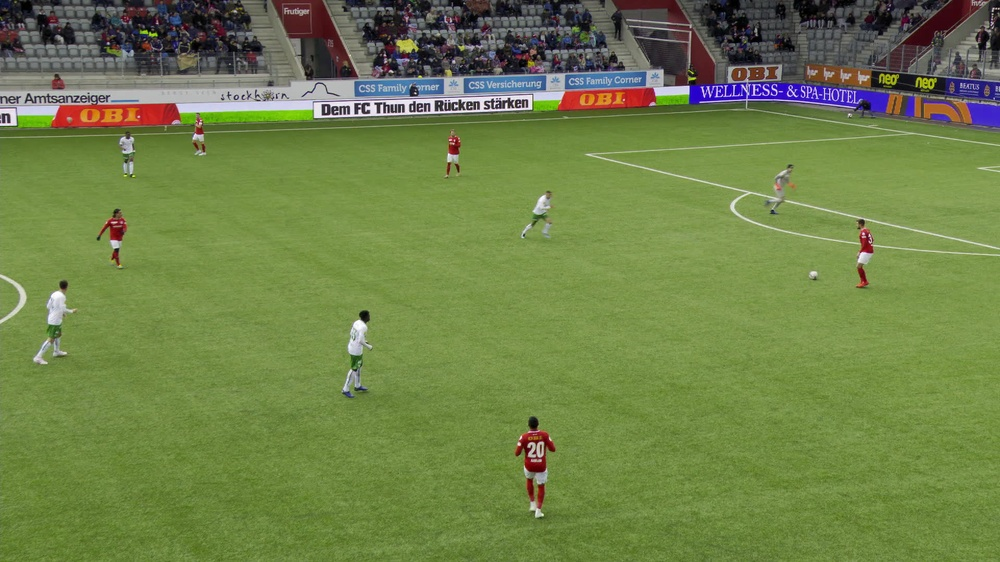
#> input picture ByteTrack/datasets/SNMOT-118/img1/000005.jpg, 1000 x 562 px, shrunk from 1920 x 1080 before the run
$ python -i find_line.py   (imports and definitions only)
#> lines starting #> are read from the running program, lines starting #| are printed output that depends on the picture; after the words box and inside, x2 and y2 are one past the last pixel; in counts of white or black regions, pixels touching at a corner belong together
#> further down, picture is the input picture: shape (562, 1000, 3); mean B, G, R 72.6, 129.1, 111.2
import cv2
import numpy as np
# from shaply.geometry import Point  이거 왜 import 안되노
import matplotlib.pyplot as plt


def return_green_area(src_img): # image green 제외하고 black으로 mask

    hsv_img = cv2.cvtColor(src_img, cv2.COLOR_BGR2HSV)
#> hsv_img: shape (562, 1000, 3); mean H, S, V 51, 119.4, 133.8
    hsv_mask = cv2.inRange(hsv_img, (40, 80, 80), (80, 255, 255))    # bound 수정 가능
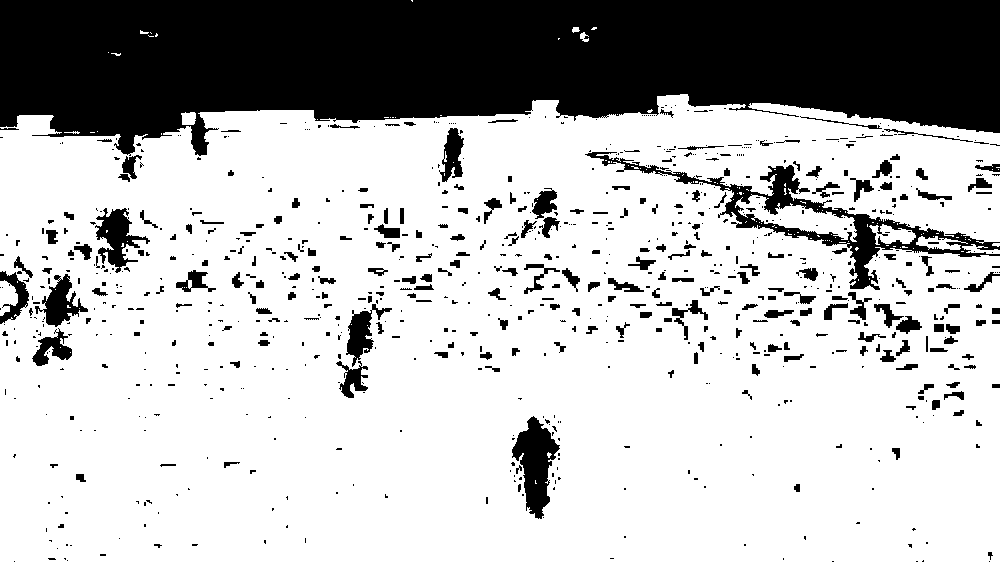
#> hsv_mask: shape (562, 1000); 72.8% white; 850 black regions (584 under 20 px), largest, box (x1, y1, x2, y2) and area: (0, 0, 1000, 156) 117725, (585, 152, 1000, 290) 6784, (512, 416, 560, 519) 2534
    ret_img = cv2.bitwise_and(src_img, src_img, mask=hsv_mask)
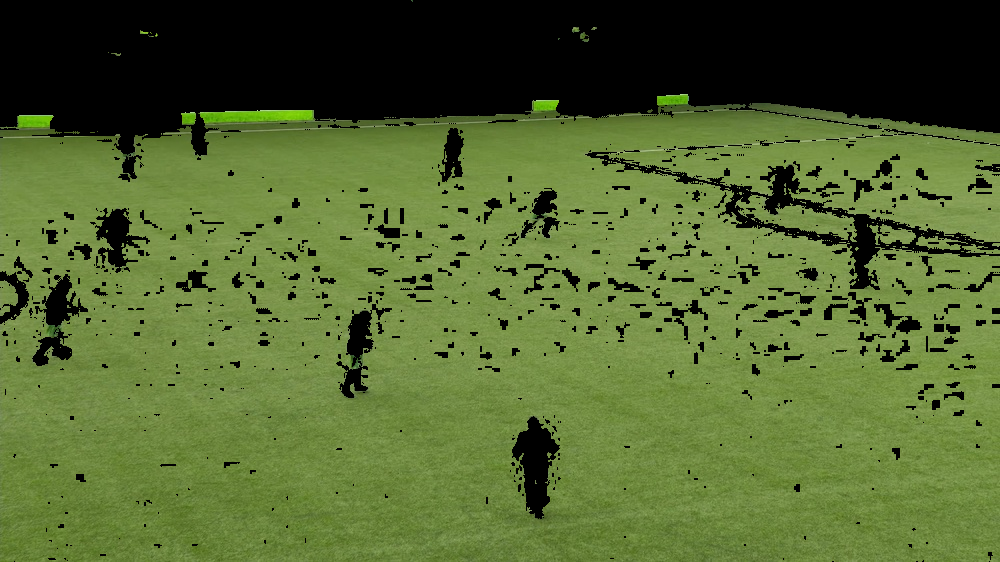
#> ret_img: shape (562, 1000, 3); mean B, G, R 48.6, 102.6, 83.6

    return ret_img

def return_k_means(src_img, k): # k개의 색으로 그림화

    t_img = src_img.reshape((-1, 3)).astype(np.float32)
    criteria = (cv2.TERM_CRITERIA_MAX_ITER + cv2.TERM_CRITERIA_EPS, 10, 0.1)

    ret,label,center = cv2.kmeans(t_img, k, None, criteria, 10, cv2.KMEANS_RANDOM_CENTERS)

    center = np.uint8(center)
    res = center[label.flatten()]
    res = res.reshape((src_img.shape))

    return res

def black_to_green(src_img):

    hsv_img = cv2.cvtColor(src_img, cv2.COLOR_BGR2HSV)
    # 미완


# [1 line not run here, left out]

# [10 lines of commented-out code are left out]

# [1 line that did not run here, left out]
# [1 line that did not run here, left out]
# [1 line that did not run here, left out]
# [1 line that did not run here, left out]
# [5 lines of commented-out code are left out]

# [1 line that did not run here, left out]
# [1 line that did not run here, left out]
# [2 lines not run here, left out]

# [1 line that did not run here, left out]
# [1 line that did not run here, left out]

# [1 line that did not run here, left out]
# [1 line not run here, left out]

# [1 line that did not run here, left out]

# 이진화 이미지 보기
# plt.imshow(thr)
# plt.show()

# [1 line that did not run here, left out]

# canny 보기
# [2 lines not run here, left out]

# [1 line that did not run here, left out]

# [19 lines not run here, left out]

>>> import cv2
>>> picture = cv2.imread('../ByteTrack/datasets/SNMOT-118/img1/000005.jpg')
>>> result = return_green_area(picture)

$ run again, on ByteTrack/datasets/SNMOT-118/img1/000031.jpg
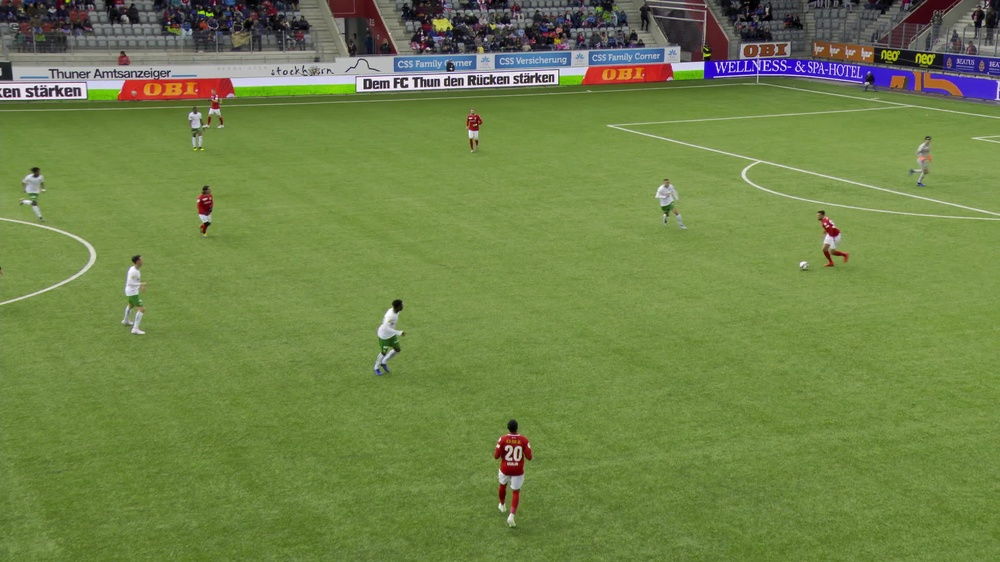
#> input picture ByteTrack/datasets/SNMOT-118/img1/000031.jpg, 1000 x 562 px, shrunk from 1920 x 1080 before the run
#> picture is the input picture: shape (562, 1000, 3); mean B, G, R 72.1, 131.1, 111.8
#> hsv_img: shape (562, 1000, 3); mean H, S, V 49.1, 122.5, 135.1
#> in return_green_area, `hsv_mask = cv2.inRange(hsv_img, (40, 80, 80), (80, 255, 255))`:
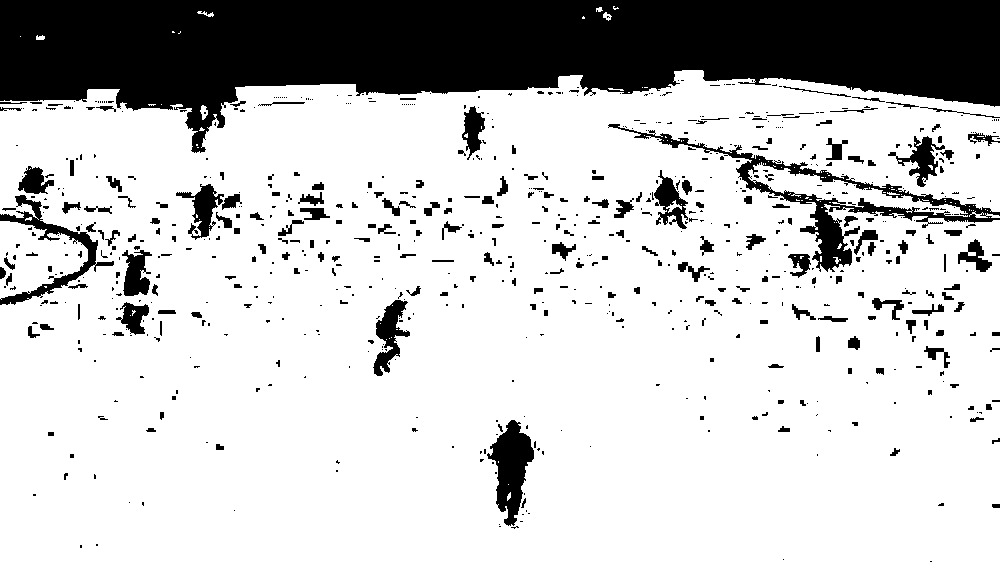
#> hsv_mask: shape (562, 1000); 77.8% white; 740 black regions (515 under 20 px), largest, box (x1, y1, x2, y2) and area: (0, 0, 1000, 153) 92252, (608, 124, 1000, 272) 5825, (487, 420, 534, 526) 2599
#> in return_green_area, `ret_img = cv2.bitwise_and(src_img, src_img, mask=hsv_mask)`:
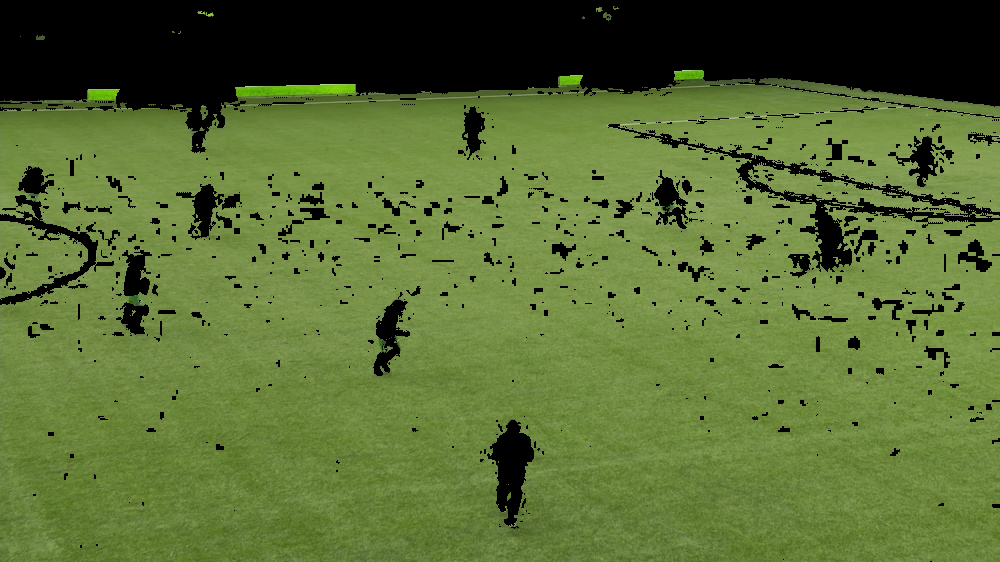
#> ret_img: shape (562, 1000, 3); mean B, G, R 51, 108, 87.8
